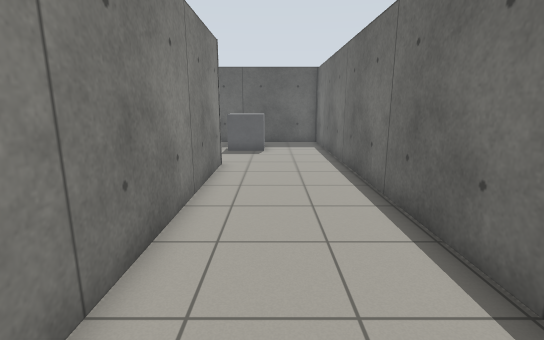
view 1 (above)

21 first-person views from a walk through a Gazebo world. The camera is 1.2 m above the floor, tilts 12° down and sees 85° across. The floor is counted in squares, 0.5 m on a side. Each view is taken from the middle of a square. On the plan, view 1 faces up. The plan holds only what a view shows up to about 18 squares ahead; the rest is blank. The place goes on beyond the plan. Robots are left out.

view 2
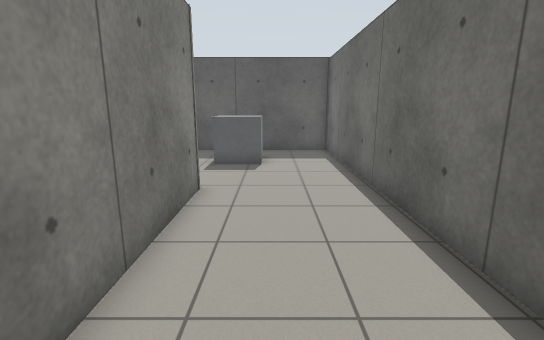

view 3
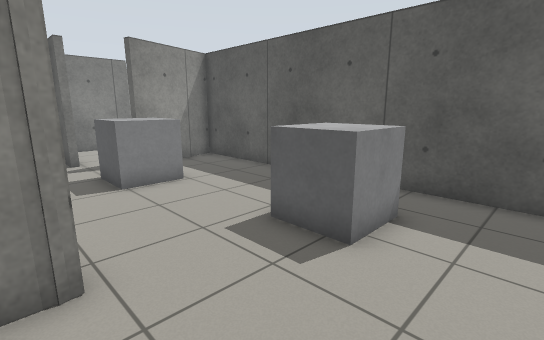

view 4
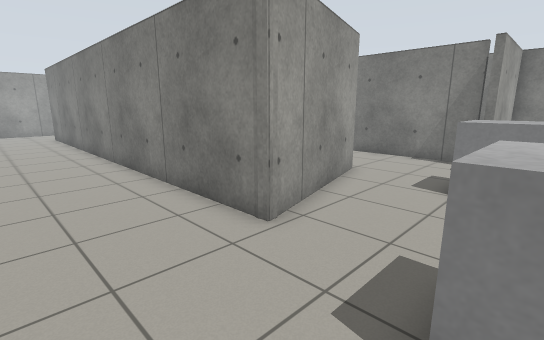

view 5
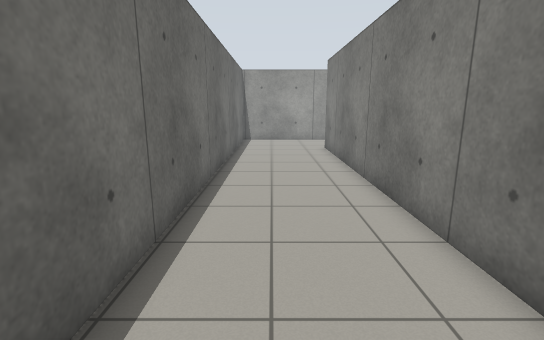

view 6
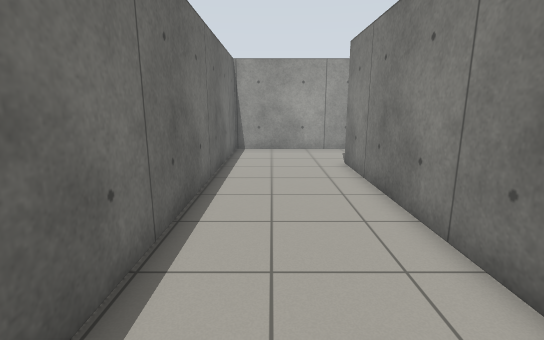

view 7
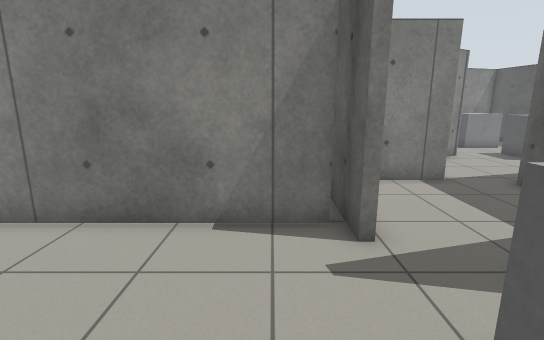

view 8
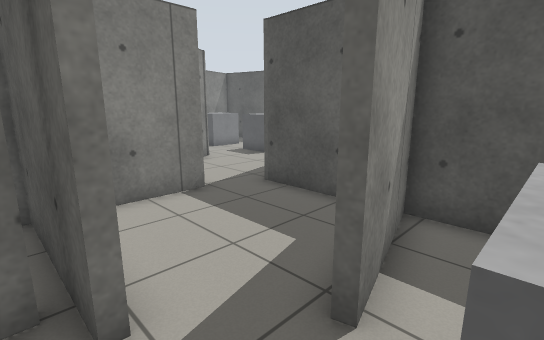

view 9
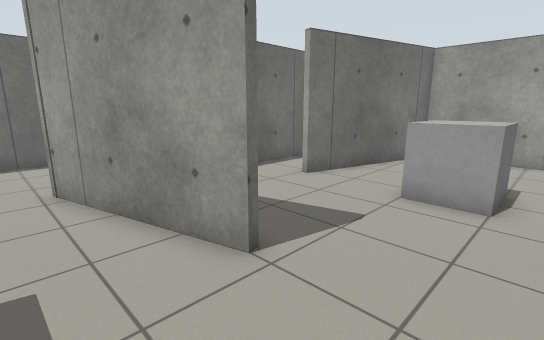

view 10
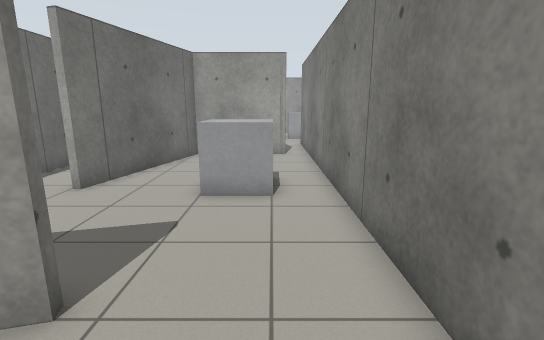

view 11
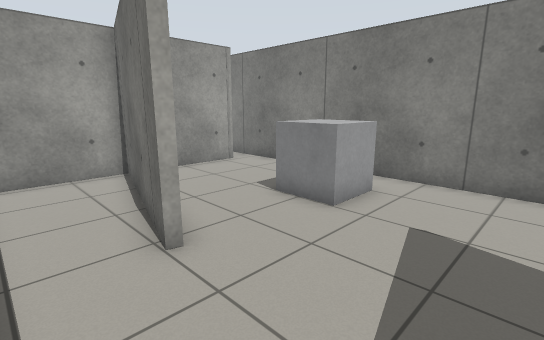

view 12
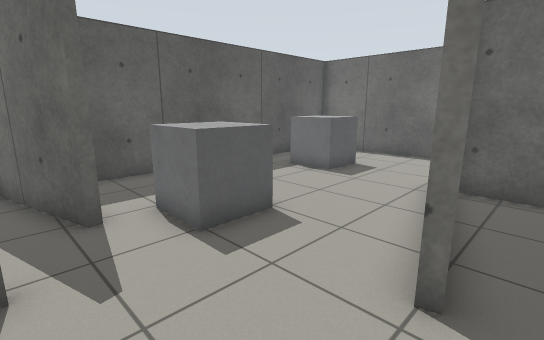

view 13
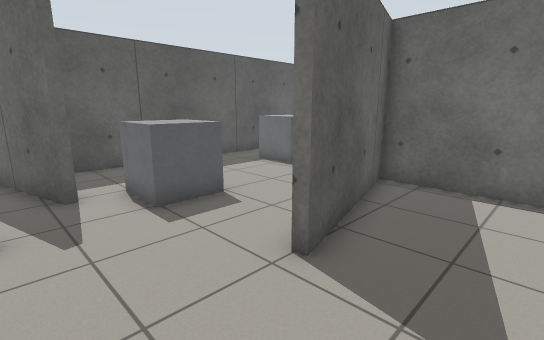

view 14
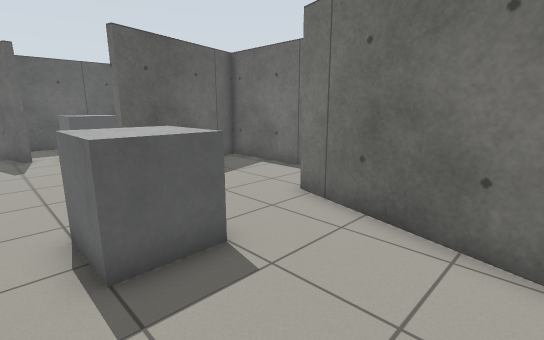

view 15
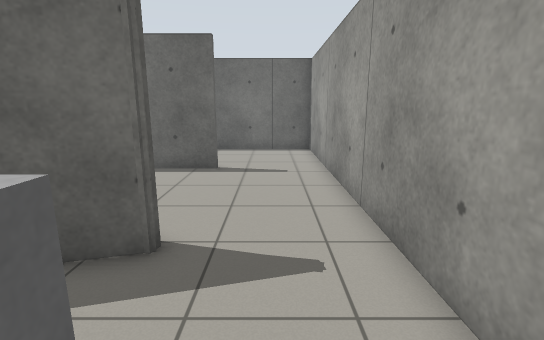

view 16
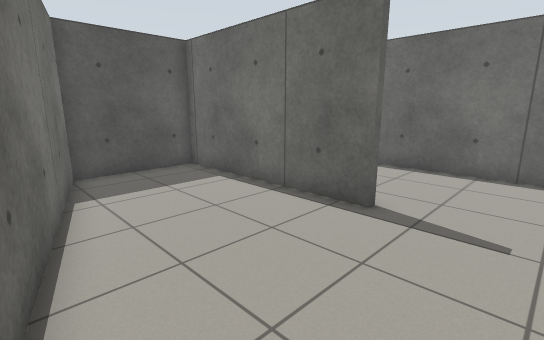

view 17
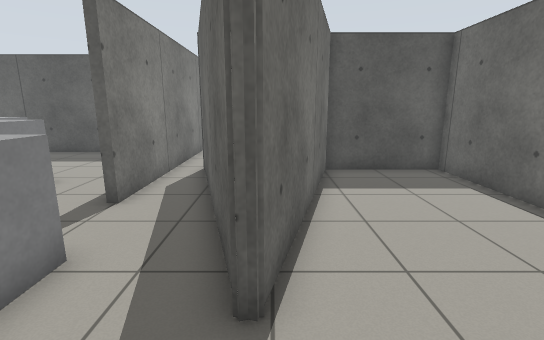

view 18
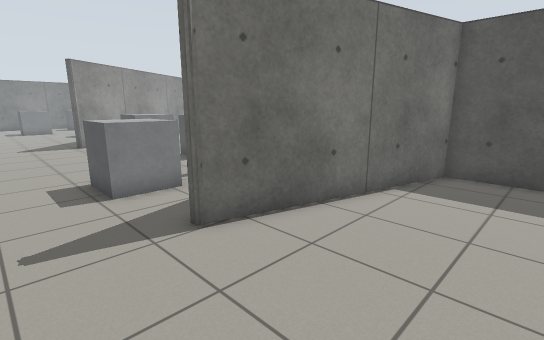

view 19
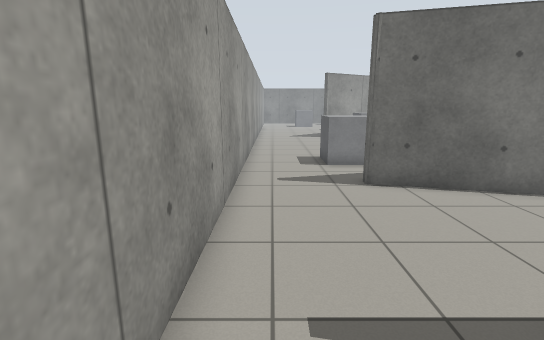

view 20
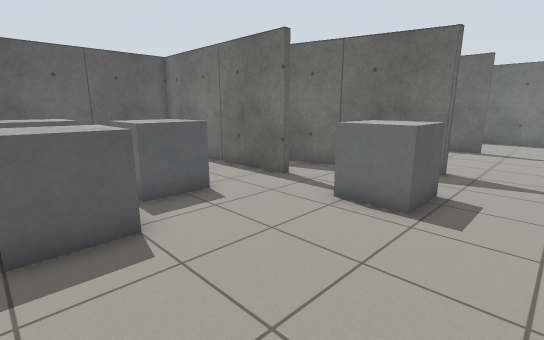

view 21
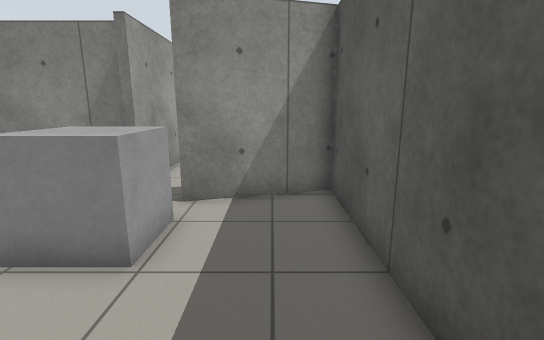

### Floor plan
Points are (right, up) in squares from view 1. A wall is a line through its corners. A room is listed if a view was taken in it or the views show most of it. See-through windows are left out.
Room 1 (views 1, 2, 3, 4, 5, 6, 7, 8, 9, 10, 19, 21)
walls: (-8.5, 11) (-2.2, 12.7) (-2.2, -9.9); (-12, 14.9) (-12, 14.6); (-12.9, 14.2) (-12.9, 11.5); (-1.4, -14.2) (3.1, -14.2) (3.1, 20.7) (-11.4, 20.7) (-10.3, 16.6)
ways out: opening at (-10.5, 11) to room 2; opening at (-2, -11.5) to room 4; opening at (-12, 16) to room 5; gap at (-10, 17)
objects: grey box (-9, 15) to (-7, 17); grey box (-2, 16) to (0, 18)
Room 2 (views 11, 12, 13, 14)
walls: (-2.5, 7.8) (-2.5, 12.3) (-8.4, 10.7) (-8.5, 11); (-2.5, 1.6) (-2.5, 5.4); (-12.9, 11.5) (-12.9, -1.9); (-7.2, -1.6) (-5.3, 5.5) (-5, 5.4) (-6.8, -1.3) (-3.2, -1.3); (-11.7, -1.3) (-7.1, -1.3); (-11.8, -1.4) (-11.3, -1.2)
ways out: opening at (-10.5, 11) to room 1; gap at (-12, -2) to room 3
objects: grey box (-11, 4) to (-9, 6)
Room 3 (views 15, 16, 17, 20)
walls: (-13.2, -5.9) (-13.2, 2.9) (-21.5, 2.9); (-12.9, -1.9) (-12.9, -5.9); (-9.4, -10) (-11.6, -1.6); (-18.4, -14.2) (-7.4, -14.2)
ways out: gap at (-12, -2) to room 2; opening at (-8.3, -12) to room 4
objects: grey box (-21, -7) to (-19, -5); grey box (-20, -3) to (-19, -1); grey box (-18, -6) to (-16, -4); grey box (-14, -11) to (-12, -9)
Room 4 (view 18)
walls: (-2.5, -9.9) (-2.5, -1.6) (-7.2, -1.6); (-7.4, -14.2) (-1.4, -14.2); (-6.9, -1.6) (-9.1, -10)
ways out: opening at (-2, -11.5) to room 1; opening at (-8.3, -12) to room 3
Room 5 (no view inside)
walls: (-16.7, 18.9) (-16.7, 14.9) (-12, 14.9); (-13.1, 20.7) (-16.1, 20.7); (-10.6, 16.5) (-11.7, 20.7)
ways out: opening at (-12, 16) to room 1; opening at (-17, 20)

Where each view was taken, in squares from view 1:
view 1: 0 up, 0 right, facing up
view 2: 4 up, 0 right, facing up
view 3: 12 up, 2 right, facing up-left
view 4: 17 up, 2 right, facing down-left
view 5: 8 up, 1 right, facing down
view 6: 3 up, 1 right, facing down
view 7: 13 up, 7 left, facing left
view 8: 14 up, 9 left, facing up-left
view 9: 14 up, 12 left, facing down-right
view 10: 14 up, 11 left, facing down
view 11: 10 up, 3 left, facing down-left
view 12: 10 up, 12 left, facing up-right
view 13: 8 up, 12 left, facing up-right
view 14: 0 up, 12 left, facing up-right
view 15: 12 down, 14 left, facing right
view 16: 13 down, 9 left, facing up-right
view 17: 13 down, 9 left, facing up
view 18: 13 down, 4 left, facing up-left
view 19: 13 down, 0 right, facing left
view 20: 13 down, 21 left, facing up-right
view 21: 19 up, 3 left, facing left
